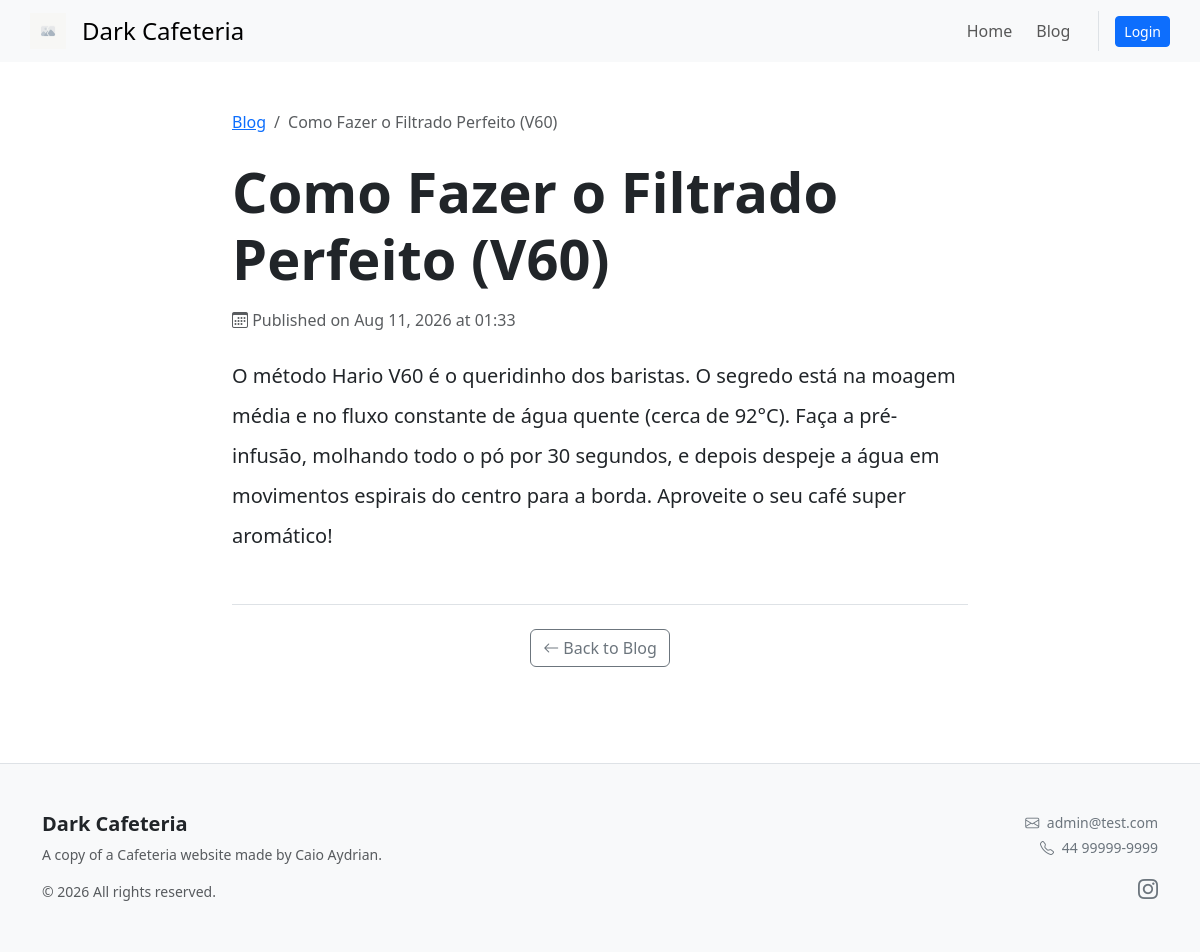
Screenshot of /post?slug=como-fazer-filtrado-v60 with the database file from the repository.
### tables this page shows
CREATE TABLE posts (
    id INT UNSIGNED AUTO_INCREMENT PRIMARY KEY,
    title VARCHAR(255) NOT NULL,
    slug VARCHAR(255) NOT NULL UNIQUE,
    content TEXT NOT NULL,
    cover_image VARCHAR(255) NULL,
    status ENUM('draft', 'published') NOT NULL DEFAULT 'draft',
    published_at TIMESTAMP NULL DEFAULT NULL,
    created_at TIMESTAMP NOT NULL DEFAULT CURRENT_TIMESTAMP,
    updated_at TIMESTAMP NOT NULL DEFAULT CURRENT_TIMESTAMP ON UPDATE CURRENT_TIMESTAMP
);

### public/index.php (called while the page is built, shortened)
<?php
require_once __DIR__ . '/../backend/core/functions.php';
$uri = parse_url($_SERVER['REQUEST_URI'], PHP_URL_PATH);
handleRequest($uri);

### backend/core/functions.php (called while the page is built, shortened)
<?php
function baseUrl(string $path = ''): string
{
    $scriptName = dirname($_SERVER['SCRIPT_NAME']);
    if ($scriptName === '\\' || $scriptName === '/') {
        $scriptName = '';
    }
    return rtrim($scriptName, '/') . '/' . ltrim($path, '/');
}

### backend/core/database.php (called while the page is built)
<?php
function getDbConnection(): PDO
{
    static $pdo = null;
    if ($pdo === null) {
        try {
            $dsn     = 'mysql:host=127.0.0.1;dbname=cms_db;charset=utf8mb4';
            $options = [
                PDO::ATTR_ERRMODE            => PDO::ERRMODE_EXCEPTION,
                PDO::ATTR_DEFAULT_FETCH_MODE => PDO::FETCH_ASSOC,
            ];
            $pdo = new PDO($dsn, 'root', '', $options);
        } catch (PDOException $e) {
            http_response_code(500);
            exit('Database connection failed.');
        }
    }
    return $pdo;
}

### backend/models/Model.php (called while the page is built, shortened)
<?php
require_once __DIR__ . '/../core/database.php';
abstract class Model
{
    public function __construct()
    {
        $this->db = getDbConnection();
    }
}

### backend/models/Post.php (called while the page is built, shortened)
<?php
require_once __DIR__ . '/Model.php';
class Post extends Model
{
    public function getBySlug(string $slug): ?array
    {
        $stmt = $this->db->prepare("SELECT * FROM posts WHERE slug = :slug");
        $stmt->execute([':slug' => $slug]);
        $result = $stmt->fetch();
        return $result ?: null;
    }
}

### views/site/post.php (the view, shortened to what this page needs)
<?php
require_once __DIR__ . '/../../backend/models/Post.php';
$slug = $_GET['slug'] ?? '';
$postModel = new Post();
$post = $postModel->getBySlug($slug);
?>
<div class="container-sm py-5">
    <div class="row justify-content-center">
        <div class="col-lg-8">
            <nav aria-label="breadcrumb" class="mb-4">
                <ol class="breadcrumb">
                    <li class="breadcrumb-item"><a href="<?= baseUrl('blog') ?>">Blog</a></li>
                    <li class="breadcrumb-item active" aria-current="page"><?= htmlspecialchars($post['title']) ?></li>
                </ol>
            </nav>
            <article>
                <header class="mb-4">
                    <h1 class="display-4 fw-bold mb-3"><?= htmlspecialchars($post['title']) ?></h1>
                    <div class="text-muted mb-4">
                        <i class="bi bi-calendar3"></i> Published on <?= date('M d, Y \a\t H:i', strtotime($post['created_at'])) ?>
                    </div>
                </header>
                <section class="post-content lh-lg fs-5">
                    <?= $post['content'] ?>
                </section>
            </article>
            <div class="mt-5 pt-4 border-top text-center">
                <a href="<?= baseUrl('blog') ?>" class="btn btn-outline-secondary">
                    <i class="bi bi-arrow-left"></i> Back to Blog
                </a>
            </div>
        </div>
    </div>
</div>
<?php
require_once __DIR__ . '/../layouts/site.php';
?>

### rows the page displays
posts: title "Como Fazer o Filtrado Perfeito (V60)", created_at "Aug 11, 2026 at 01:33", content "O método Hario V60 é o queridinho dos baristas. O segredo está na moagem média e no fluxo constante de água quente (cerca de 92°C). Faça a pré-infusão, molhando todo o pó por 30 segundos, e depois despeje a água em movimentos espirais do centro para a borda. Aproveite o seu café super aromático!"

### other values shown
$globalSettings['site_name'] "Dark Cafeteria"
$globalSettings['site_description'] "A copy of a Cafeteria website made by Caio Aydrian."
$globalSettings['contact_email'] "admin@test.com"
$globalSettings['phone'] "44 99999-9999"
